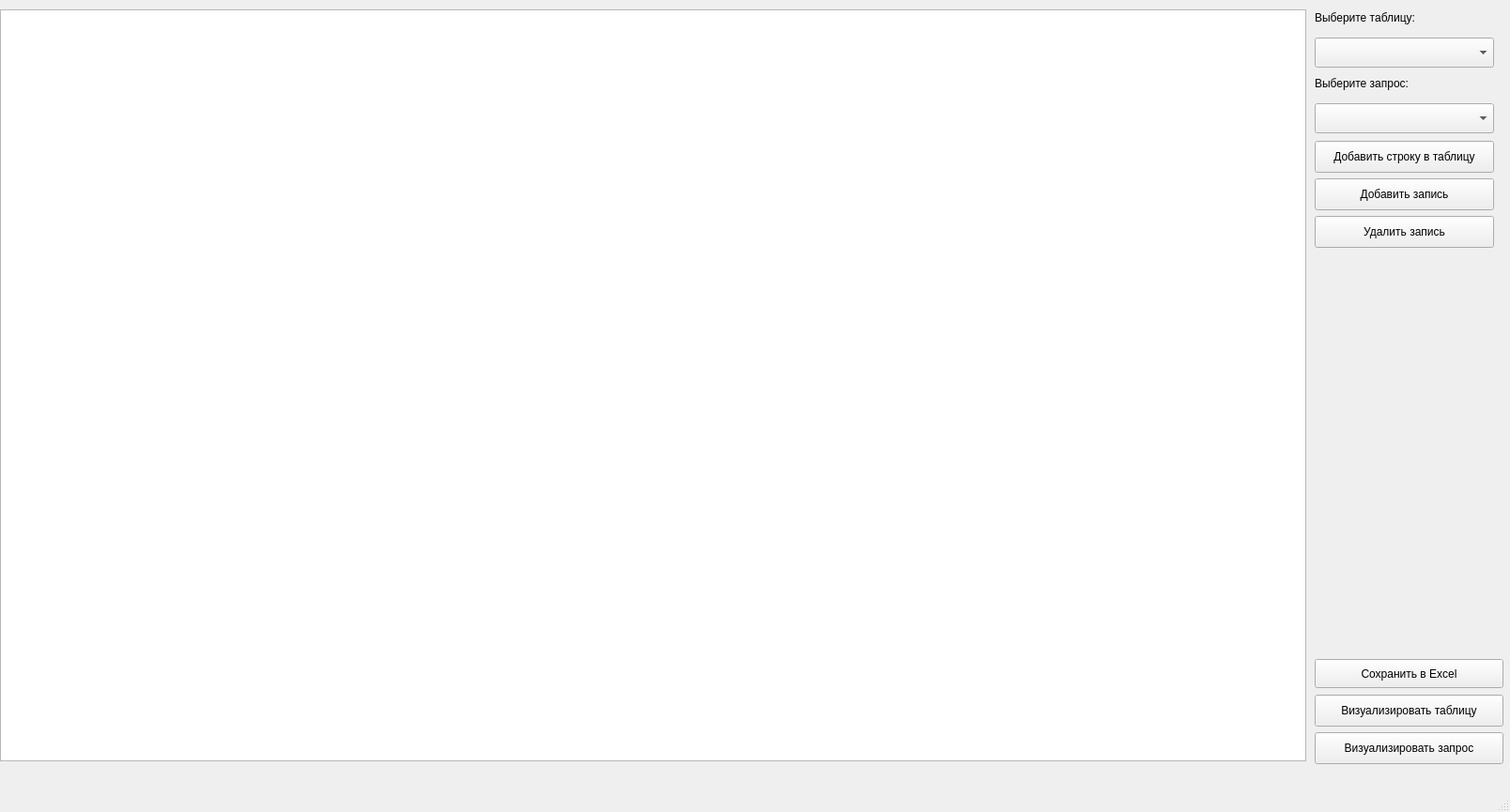
<?xml version="1.0" encoding="UTF-8"?>
<ui version="4.0">
 <class>MainWindow</class>
 <widget class="QMainWindow" name="MainWindow">
  <property name="geometry">
   <rect>
    <x>0</x>
    <y>0</y>
    <width>1608</width>
    <height>865</height>
   </rect>
  </property>
  <property name="maximumSize">
   <size>
    <width>1631</width>
    <height>865</height>
   </size>
  </property>
  <property name="windowTitle">
   <string>MainWindow</string>
  </property>
  <widget class="QWidget" name="centralwidget">
   <widget class="QComboBox" name="tables_comboBox">
    <property name="geometry">
     <rect>
      <x>1400</x>
      <y>40</y>
      <width>191</width>
      <height>32</height>
     </rect>
    </property>
   </widget>
   <widget class="QLabel" name="label">
    <property name="geometry">
     <rect>
      <x>1400</x>
      <y>10</y>
      <width>121</width>
      <height>18</height>
     </rect>
    </property>
    <property name="text">
     <string>Выберите таблицу:</string>
    </property>
   </widget>
   <widget class="QComboBox" name="queries_comboBox">
    <property name="geometry">
     <rect>
      <x>1400</x>
      <y>110</y>
      <width>191</width>
      <height>32</height>
     </rect>
    </property>
   </widget>
   <widget class="QLabel" name="label_2">
    <property name="geometry">
     <rect>
      <x>1400</x>
      <y>80</y>
      <width>121</width>
      <height>18</height>
     </rect>
    </property>
    <property name="text">
     <string>Выберите запрос:</string>
    </property>
   </widget>
   <widget class="QPushButton" name="visualizeTable_pushButton">
    <property name="geometry">
     <rect>
      <x>1400</x>
      <y>740</y>
      <width>201</width>
      <height>34</height>
     </rect>
    </property>
    <property name="text">
     <string>Визуализировать таблицу</string>
    </property>
   </widget>
   <widget class="QPushButton" name="visualizeQuery_pushButton">
    <property name="geometry">
     <rect>
      <x>1400</x>
      <y>780</y>
      <width>201</width>
      <height>34</height>
     </rect>
    </property>
    <property name="text">
     <string>Визуализировать запрос</string>
    </property>
   </widget>
   <widget class="QPushButton" name="addRecord_pushButton">
    <property name="geometry">
     <rect>
      <x>1400</x>
      <y>190</y>
      <width>191</width>
      <height>34</height>
     </rect>
    </property>
    <property name="text">
     <string>Добавить запись</string>
    </property>
   </widget>
   <widget class="QPushButton" name="deleteRecord_pushButton">
    <property name="geometry">
     <rect>
      <x>1400</x>
      <y>230</y>
      <width>191</width>
      <height>34</height>
     </rect>
    </property>
    <property name="text">
     <string>Удалить запись</string>
    </property>
   </widget>
   <widget class="QWidget" name="verticalLayoutWidget">
    <property name="geometry">
     <rect>
      <x>0</x>
      <y>10</y>
      <width>1391</width>
      <height>801</height>
     </rect>
    </property>
    <layout class="QVBoxLayout" name="verticalLayout">
     <property name="sizeConstraint">
      <enum>QLayout::SetMinimumSize</enum>
     </property>
     <item>
      <layout class="QHBoxLayout" name="horizontalLayout">
       <property name="sizeConstraint">
        <enum>QLayout::SetMinimumSize</enum>
       </property>
       <item>
        <widget class="QTableWidget" name="tableWidget">
         <property name="sizePolicy">
          <sizepolicy hsizetype="Minimum" vsizetype="Minimum">
           <horstretch>0</horstretch>
           <verstretch>0</verstretch>
          </sizepolicy>
         </property>
         <property name="minimumSize">
          <size>
           <width>1200</width>
           <height>600</height>
          </size>
         </property>
        </widget>
       </item>
      </layout>
     </item>
    </layout>
   </widget>
   <widget class="QPushButton" name="addRow_pushButton">
    <property name="geometry">
     <rect>
      <x>1400</x>
      <y>150</y>
      <width>191</width>
      <height>34</height>
     </rect>
    </property>
    <property name="text">
     <string>Добавить строку в таблицу</string>
    </property>
   </widget>
   <widget class="QPushButton" name="saveToExcel_pushButton">
    <property name="geometry">
     <rect>
      <x>1400</x>
      <y>702</y>
      <width>201</width>
      <height>31</height>
     </rect>
    </property>
    <property name="text">
     <string>Сохранить в Excel</string>
    </property>
   </widget>
  </widget>
  <widget class="QMenuBar" name="menubar">
   <property name="geometry">
    <rect>
     <x>0</x>
     <y>0</y>
     <width>1608</width>
     <height>21</height>
    </rect>
   </property>
  </widget>
  <widget class="QStatusBar" name="statusbar"/>
 </widget>
 <resources/>
 <connections/>
</ui>
